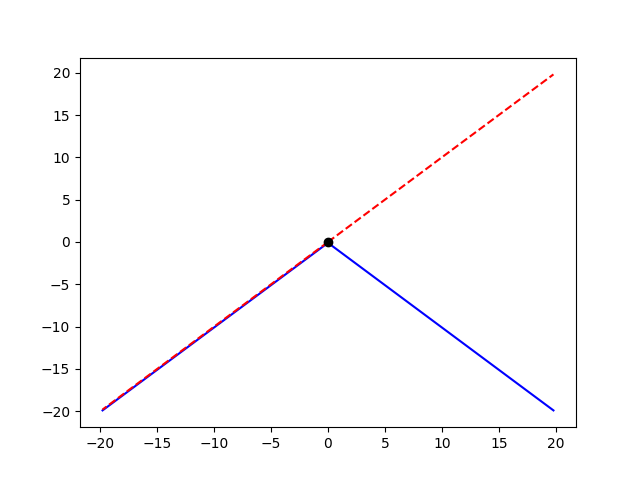

Here is the Python script that generated this plot:
import numpy as np
import matplotlib.pyplot as plt

t=np.zeros(200)
x=np.zeros(200)
dt=[-0.1,0.1]

x[0]=0
for j in np.arange(len(dt)):
    for i in np.arange(1, len(t)):
        t[i]=(i-1)*dt[j]
        x[i]=x[i-1]-np.abs(dt[j])      
    plt.plot(t,x,'b')
    plt.plot(t,t,'--r')
plt.plot(0,0,'ko')
plt.savefig('simple.png')
plt.show()
